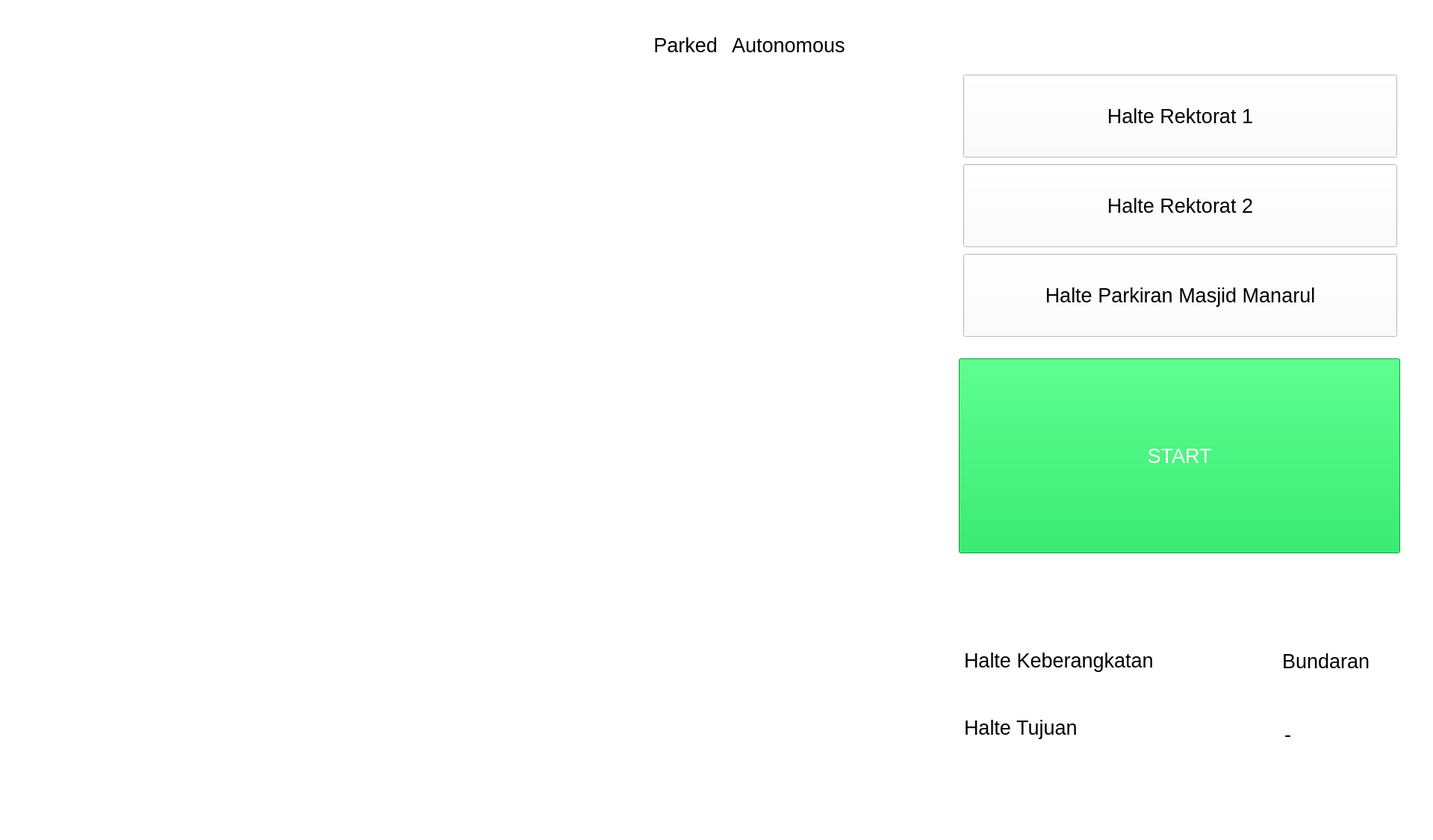
<?xml version="1.0" encoding="UTF-8"?>
<ui version="4.0">
 <class>MainWindow</class>
 <widget class="QMainWindow" name="MainWindow">
  <property name="geometry">
   <rect>
    <x>0</x>
    <y>0</y>
    <width>1919</width>
    <height>1125</height>
   </rect>
  </property>
  <property name="windowTitle">
   <string>MainWindow</string>
  </property>
  <property name="styleSheet">
   <string notr="true">background-color: rgb(255, 255, 255);</string>
  </property>
  <widget class="QWidget" name="centralwidget">
   <widget class="QLabel" name="map_bar">
    <property name="geometry">
     <rect>
      <x>19</x>
      <y>21</y>
      <width>1239</width>
      <height>1034</height>
     </rect>
    </property>
    <property name="font">
     <font>
      <pointsize>20</pointsize>
     </font>
    </property>
    <property name="text">
     <string/>
    </property>
    <property name="pixmap">
     <pixmap>Assets/peta_bar.png</pixmap>
    </property>
    <property name="scaledContents">
     <bool>false</bool>
    </property>
   </widget>
   <widget class="QLabel" name="overview_bar">
    <property name="geometry">
     <rect>
      <x>1272</x>
      <y>790</y>
      <width>612</width>
      <height>270</height>
     </rect>
    </property>
    <property name="font">
     <font>
      <pointsize>20</pointsize>
     </font>
    </property>
    <property name="text">
     <string/>
    </property>
    <property name="pixmap">
     <pixmap>../Assets/overview_bar.png</pixmap>
    </property>
   </widget>
   <widget class="QLabel" name="auto_bar">
    <property name="geometry">
     <rect>
      <x>1274</x>
      <y>26</y>
      <width>612</width>
      <height>739</height>
     </rect>
    </property>
    <property name="font">
     <font>
      <pointsize>20</pointsize>
     </font>
    </property>
    <property name="text">
     <string/>
    </property>
    <property name="pixmap">
     <pixmap>../Assets/auto_bar.png</pixmap>
    </property>
    <property name="scaledContents">
     <bool>false</bool>
    </property>
   </widget>
   <widget class="QLabel" name="label_4">
    <property name="geometry">
     <rect>
      <x>1291</x>
      <y>859</y>
      <width>361</width>
      <height>51</height>
     </rect>
    </property>
    <property name="font">
     <font>
      <pointsize>20</pointsize>
     </font>
    </property>
    <property name="styleSheet">
     <string notr="true">background-color: rgba(255, 255, 255, 0);</string>
    </property>
    <property name="text">
     <string>Halte Keberangkatan</string>
    </property>
   </widget>
   <widget class="QLabel" name="label_5">
    <property name="geometry">
     <rect>
      <x>1291</x>
      <y>949</y>
      <width>371</width>
      <height>51</height>
     </rect>
    </property>
    <property name="font">
     <font>
      <pointsize>20</pointsize>
     </font>
    </property>
    <property name="styleSheet">
     <string notr="true">background-color: rgba(255, 255, 255, 0);</string>
    </property>
    <property name="text">
     <string>Halte Tujuan</string>
    </property>
   </widget>
   <widget class="QLabel" name="last_ckpt">
    <property name="geometry">
     <rect>
      <x>1717</x>
      <y>860</y>
      <width>141</width>
      <height>51</height>
     </rect>
    </property>
    <property name="font">
     <font>
      <pointsize>20</pointsize>
     </font>
    </property>
    <property name="styleSheet">
     <string notr="true">background-color: rgba(255, 255, 255, 0);</string>
    </property>
    <property name="text">
     <string>Bundaran</string>
    </property>
   </widget>
   <widget class="QLabel" name="next_stop">
    <property name="geometry">
     <rect>
      <x>1720</x>
      <y>958</y>
      <width>141</width>
      <height>51</height>
     </rect>
    </property>
    <property name="font">
     <font>
      <pointsize>20</pointsize>
     </font>
    </property>
    <property name="styleSheet">
     <string notr="true">background-color: rgba(255, 255, 255, 0);</string>
    </property>
    <property name="text">
     <string>-</string>
    </property>
   </widget>
   <widget class="QPushButton" name="start_stop_button">
    <property name="geometry">
     <rect>
      <x>1284</x>
      <y>480</y>
      <width>591</width>
      <height>261</height>
     </rect>
    </property>
    <property name="font">
     <font>
      <pointsize>20</pointsize>
     </font>
    </property>
    <property name="styleSheet">
     <string notr="true">background-color: rgb(0, 217, 72);
color: rgb(255, 255, 255);</string>
    </property>
    <property name="text">
     <string>START</string>
    </property>
   </widget>
   <widget class="QPushButton" name="terminal_1_button">
    <property name="geometry">
     <rect>
      <x>1290</x>
      <y>100</y>
      <width>581</width>
      <height>111</height>
     </rect>
    </property>
    <property name="font">
     <font>
      <pointsize>20</pointsize>
     </font>
    </property>
    <property name="styleSheet">
     <string notr="true">background-color: rgb(255, 255, 255);</string>
    </property>
    <property name="text">
     <string>Halte Rektorat 1</string>
    </property>
   </widget>
   <widget class="QPushButton" name="terminal_2_button">
    <property name="geometry">
     <rect>
      <x>1290</x>
      <y>220</y>
      <width>581</width>
      <height>111</height>
     </rect>
    </property>
    <property name="font">
     <font>
      <pointsize>20</pointsize>
     </font>
    </property>
    <property name="styleSheet">
     <string notr="true">background-color: rgb(255, 255, 255);</string>
    </property>
    <property name="text">
     <string>Halte Rektorat 2</string>
    </property>
   </widget>
   <widget class="QPushButton" name="terminal_3_button">
    <property name="geometry">
     <rect>
      <x>1290</x>
      <y>340</y>
      <width>581</width>
      <height>111</height>
     </rect>
    </property>
    <property name="font">
     <font>
      <pointsize>20</pointsize>
     </font>
    </property>
    <property name="styleSheet">
     <string notr="true">background-color: rgb(255, 255, 255);</string>
    </property>
    <property name="text">
     <string>Halte Parkiran Masjid Manarul</string>
    </property>
   </widget>
   <widget class="QLabel" name="driving_mode">
    <property name="geometry">
     <rect>
      <x>690</x>
      <y>40</y>
      <width>271</width>
      <height>41</height>
     </rect>
    </property>
    <property name="font">
     <font>
      <pointsize>20</pointsize>
     </font>
    </property>
    <property name="styleSheet">
     <string notr="true">background-color: rgba(255, 255, 255,0);</string>
    </property>
    <property name="text">
     <string>Parked</string>
    </property>
    <property name="alignment">
     <set>Qt::AlignRight|Qt::AlignTrailing|Qt::AlignVCenter</set>
    </property>
   </widget>
   <widget class="QLabel" name="driving_label">
    <property name="geometry">
     <rect>
      <x>980</x>
      <y>40</y>
      <width>251</width>
      <height>41</height>
     </rect>
    </property>
    <property name="font">
     <font>
      <pointsize>20</pointsize>
     </font>
    </property>
    <property name="styleSheet">
     <string notr="true">background-color: rgba(255, 255, 255,0);</string>
    </property>
    <property name="text">
     <string>Autonomous</string>
    </property>
    <property name="alignment">
     <set>Qt::AlignLeading|Qt::AlignLeft|Qt::AlignVCenter</set>
    </property>
   </widget>
  </widget>
  <widget class="QMenuBar" name="menubar">
   <property name="geometry">
    <rect>
     <x>0</x>
     <y>0</y>
     <width>1919</width>
     <height>22</height>
    </rect>
   </property>
  </widget>
  <widget class="QStatusBar" name="statusbar"/>
 </widget>
 <resources/>
 <connections/>
</ui>
